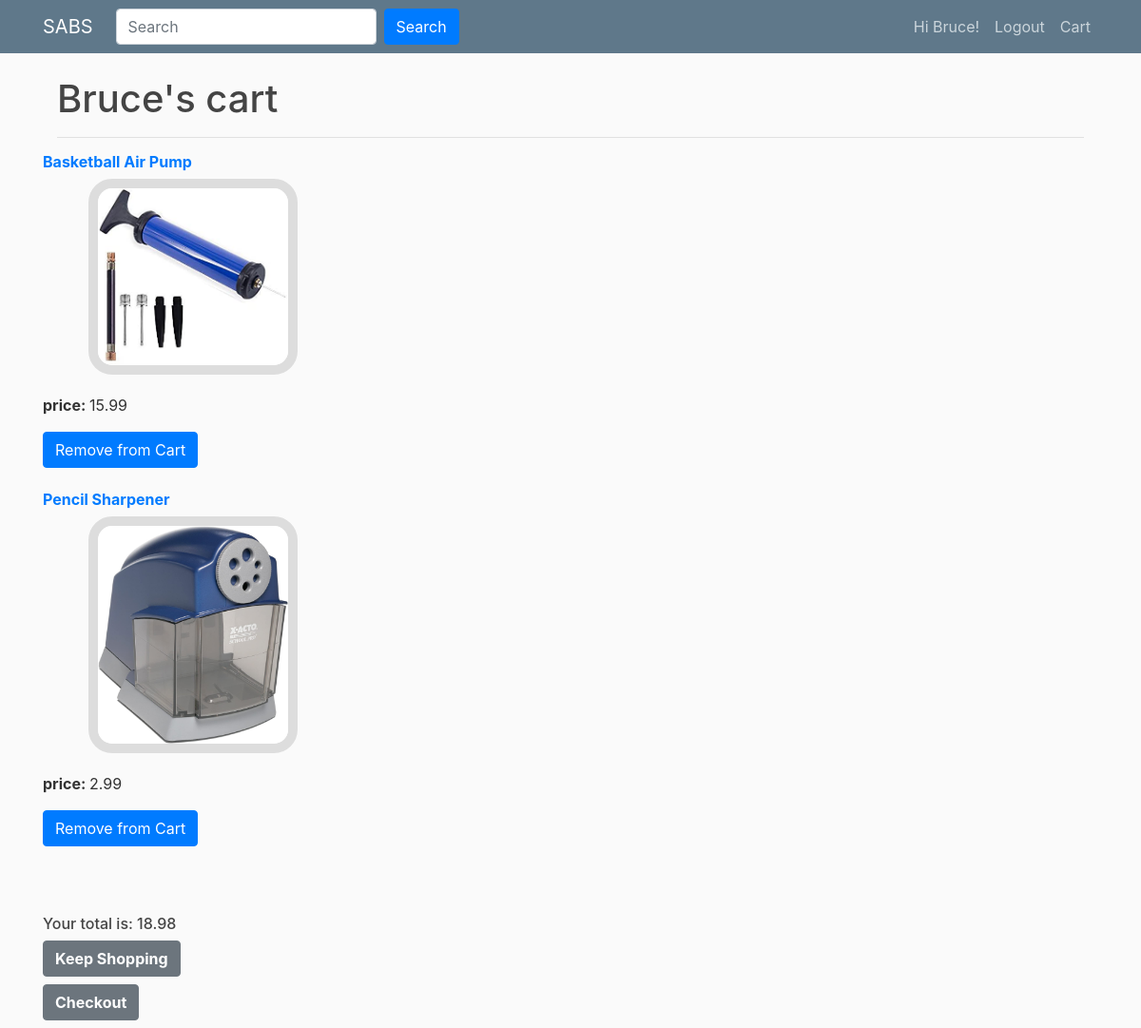
The app's page /cart (signed in) with its own data.
### tables this page shows
CREATE TABLE member
( 
    memberID INTEGER PRIMARY KEY,
    fname varchar(255) NOT NULL,
    lname varchar(255) NOT NULL,
    email varchar(255),
    member_password text NOT NULL,
    points INTEGER NOT NULL,
    registeredDate varchar(255) NOT NULL,
    companyName varchar(255) NOT NULL,
    address_street varchar(255),
    address_city char(2),
    address_zip char(6),
    address_province varchar(255),
    birthdate char(10),
  	CHECK(points >= 0),
    FOREIGN KEY(companyName) REFERENCES company(companyName)
  		ON DELETE CASCADE
  		ON UPDATE CASCADE
);

CREATE TABLE item
(
    itemID INTEGER PRIMARY KEY, 
    itemName varchar(255) NOT NULL,
    brand varchar(255) NOT NULL,
    size varchar(255),
    price float NOT NULL,
    stock int NOT NULL,
    discountPercent INTEGER,
    depName varchar(255) NOT NULL,
    companyName varchar(255) NOT NULL,
  	CHECK(price > 0),
  	CHECK(stock >= 0),
  	CHECK(discountPercent >= 0),
    FOREIGN KEY(companyName) REFERENCES company(companyName)
  		on delete cascade
  		ON UPDATE CASCADE,
    FOREIGN KEY(depName) REFERENCES department(name)
  		on delete cascade
  		ON UPDATE CASCADE
);

### sabsApp.py (the view)
@app.route("/cart", methods=['GET'])
@login_required
def cart():
     conn = db_connection()
     c = conn.cursor()
     items_query = "SELECT * FROM cart,item WHERE cartID = (?) AND item.itemID IN( SELECT itemID FROM item WHERE itemID = objectID)"
     c.execute(items_query, str(current_user.id))
     items = c.fetchall()
     matching_items_images = item_name_path(items)
     sum = 0
     for x in items:
         sum = sum + x['price']
     return render_template('cart.html', items = items, matching_items_images = matching_items_images, length = len(items), total = sum, title = 'cart')

### sabsApp.py (called while the page is built)
@login_manager.user_loader
def load_member(member_id):
    conn = sqlite3.connect('sabs.db')
    cursor = conn.cursor()
    cursor.execute("SELECT * from member WHERE memberID = (?)", str(member_id))
    row = cursor.fetchone()
    if row is None:
        return None
    else:
        return Member(int(row[0]), row[1], row[2], row[3], row[4], row[5], row[6], row[7], row[8], row[9], row[10], row[11], row[12])

### utilityFunctions.py (called while the page is built)
def dict_factory(cursor, row):
    d = {}
    for idx, col in enumerate(cursor.description):
        d[col[0]] = row[idx]
    return d

def db_connection():
    conn = sqlite3.connect('sabs.db')
    conn.row_factory = dict_factory
    return conn

def item_name_path(list_of_something):
    itemNamesList = []
    for x in list_of_something:
        name = "../static/images/"
        name = name + str(x["itemName"]).replace(" ", "")
        name = name + ".png"
        itemNamesList.append(name)
    return itemNamesList

### templates/cart.html (shortened to what this page needs)
{% extends "layout.html" %}
{% block content %}
    <div class="container">
        <div class="row">
            <div class="col">
                <h1>{{ current_user.fname }}'s cart</h1>
                <hr>
            </div>
        </div>
        <div class="row">
            {% for x in range(length) %}
            <article class="media">
            <div class="media-body">
                <div class="article-metadata">
                <h6><a href='{{ url_for("show", itemID=items[x].objectID)}}'><b>{{ items[x].itemName }}</b></a></h6>
                <img class="img-fluid w-50 ml-lg-5 order-1 or-lg-2" id="productpicture" src={{matching_items_images[x]}}>
                <p><b>price: </b>{{ items[x].price }}</p>
                <a class ="btn btn-primary" href='{{ url_for("remove_from_cart", itemID=items[x].itemID) }}'>Remove from Cart</a>
                <br>
                <br>
            </div>
            <article>
        {% endfor %}
        <br>
        <br>
        <div class="boxed">
        <h6>Your total is: {{total}}</h6>
        <h5><a class="btn btn-secondary"href='{{ url_for("home")}}'><b>Keep Shopping</b></a></h5>
        <h5><a class="btn btn-secondary"href='{{ url_for("checkout")}}'><b>Checkout</b></a></h5>
        </div>
        </div>
    </div>
{% endblock content %}

### templates/layout.html (shortened to what this page needs)
<!DOCTYPE html>
<html>
<head>
    <link rel="stylesheet" href="https://maxcdn.bootstrapcdn.com/bootstrap/4.0.0/css/bootstrap.min.css">
    <link rel="stylesheet" type="text/css" href="{{ url_for('static', filename='main.css') }}">
</head>
<body>
    <header class="site-header">
      <nav class="navbar navbar-expand-md navbar-dark bg-steel fixed-top">
        <div class="container">
          <a class="navbar-brand mr-4" href="/">SABS</a>
          <div class="collapse navbar-collapse" id="navbarToggle">
            <form action="{{ url_for('searchResults') }}" method="GET" class="d-flex">
              <input class="form-control" type="search" placeholder="Search" aria-label="Search" name="q">
              <button class="btn btn-primary ml-2" type="submit">Search</button>
            </form>
            <div class="navbar-nav">
              {% if current_user.is_authenticated %}
                <a class="nav-item nav-link" href="{{ url_for('profile') }}">Hi {{ current_user.fname }}!</a>
                <a class="nav-item nav-link" href="{{ url_for('logout') }}">Logout</a>
		            <a class="nav-item nav-link" href="{{ url_for('cart') }}">Cart</a>
              {% else %}
                <a class="nav-item nav-link" href="{{ url_for('login') }}">Login</a>
                <a class="nav-item nav-link" href="{{ url_for('register') }}">Signup</a>
              {% endif %}
            </div>
          </div>
        </div>
      </nav>
    </header>
    <main role="main" class="container">
      <div class="row">
        <div class="col">
          {% block content %}
          {% endblock %}
        </div>
      </div>
    </main>
</body>
</html>

### static/main.css (style rules this page uses)
body { background: #fafafa; color: #333333; margin-top: 5rem; }
h1, h2, h3, h4, h5, h6 { color: #444444; }
.bg-steel { background-color: #5f788a; }
.site-header .navbar-nav .nav-link { color: #cbd5db; }
#productpicture { max-height: 365px; max-width: 400px; border: 10px solid #dddddd; border-radius: 25px; text-align: center; margin-bottom: 20px; }

### records on screen
member: fname "Bruce"
item: itemName "Basketball Air Pump", price "15.99"
item: itemName "Pencil Sharpener", price "2.99"

### other values on screen
{{ total }} "18.98"
